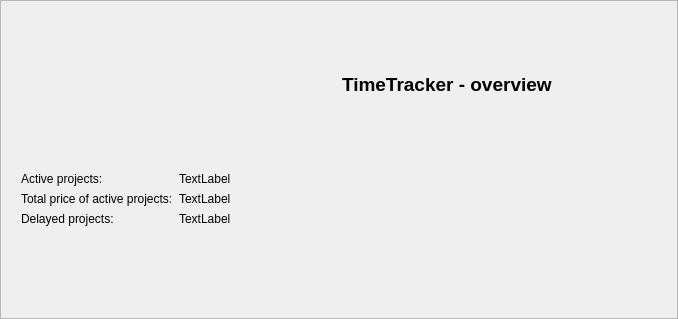
<?xml version="1.0" encoding="UTF-8"?>
<ui version="4.0">
 <class>TrackerOverview</class>
 <widget class="QFrame" name="TrackerOverview">
  <property name="geometry">
   <rect>
    <x>0</x>
    <y>0</y>
    <width>678</width>
    <height>319</height>
   </rect>
  </property>
  <property name="windowTitle">
   <string>Frame</string>
  </property>
  <property name="frameShape">
   <enum>QFrame::StyledPanel</enum>
  </property>
  <property name="frameShadow">
   <enum>QFrame::Raised</enum>
  </property>
  <layout class="QVBoxLayout" name="verticalLayout">
   <item>
    <widget class="QWidget" name="widget" native="true">
     <layout class="QHBoxLayout" name="horizontalLayout">
      <item>
       <widget class="QLabel" name="label">
        <property name="text">
         <string/>
        </property>
        <property name="pixmap">
         <pixmap resource="trackerrc.qrc">:/icons/tracker_48x48.png</pixmap>
        </property>
       </widget>
      </item>
      <item>
       <widget class="QLabel" name="label_2">
        <property name="font">
         <font>
          <pointsize>14</pointsize>
          <weight>75</weight>
          <bold>true</bold>
         </font>
        </property>
        <property name="text">
         <string>TimeTracker - overview</string>
        </property>
       </widget>
      </item>
     </layout>
    </widget>
   </item>
   <item>
    <widget class="QWidget" name="widget_2" native="true">
     <layout class="QFormLayout" name="formLayout">
      <item row="0" column="0">
       <widget class="QLabel" name="label_3">
        <property name="text">
         <string>Active projects:</string>
        </property>
       </widget>
      </item>
      <item row="0" column="1">
       <widget class="QLabel" name="labelActiveCount">
        <property name="text">
         <string>TextLabel</string>
        </property>
       </widget>
      </item>
      <item row="1" column="0">
       <widget class="QLabel" name="label_5">
        <property name="text">
         <string>Total price of active projects:</string>
        </property>
       </widget>
      </item>
      <item row="1" column="1">
       <widget class="QLabel" name="labelActivePrice">
        <property name="text">
         <string>TextLabel</string>
        </property>
       </widget>
      </item>
      <item row="2" column="0">
       <widget class="QLabel" name="label_4">
        <property name="text">
         <string>Delayed projects:</string>
        </property>
       </widget>
      </item>
      <item row="2" column="1">
       <widget class="QLabel" name="labelDelayed">
        <property name="text">
         <string>TextLabel</string>
        </property>
       </widget>
      </item>
     </layout>
    </widget>
   </item>
  </layout>
 </widget>
 <resources>
  <include location="trackerrc.qrc"/>
 </resources>
 <connections/>
</ui>
